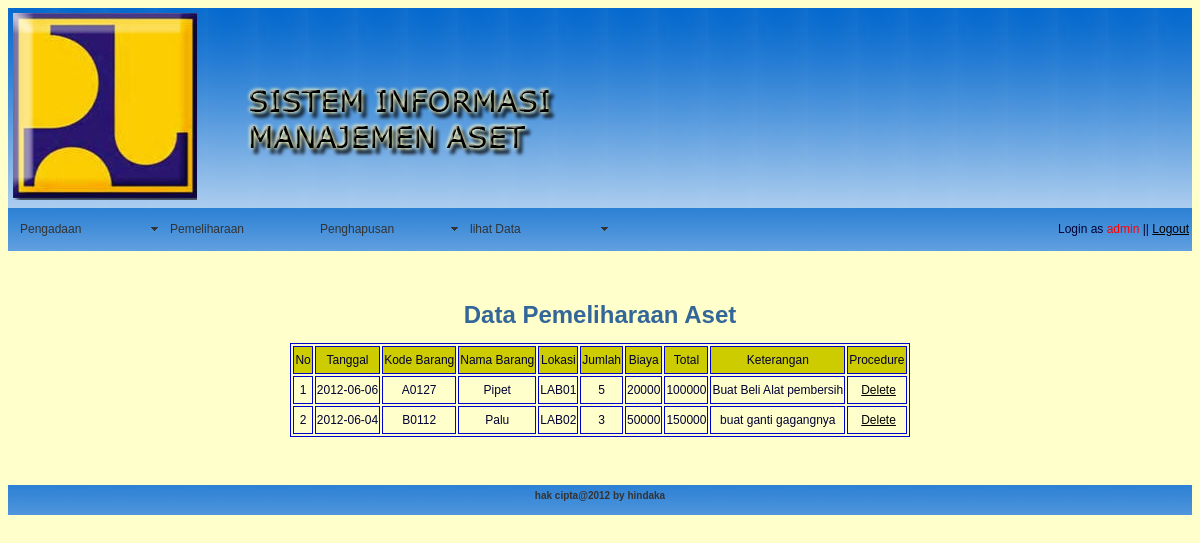
/lihat_data_pemeliharaan_barang.php (signed in), run on the app's committed database.
### tables this page shows
CREATE TABLE IF NOT EXISTS `rawat` (
  `id_rawat` int(11) NOT NULL,
  `tgl_rwt` date DEFAULT NULL,
  `kd_brg` varchar(5) NOT NULL,
  `nm_brg` varchar(50) NOT NULL,
  `kd_ruang` varchar(5) NOT NULL,
  `jumlah_rwt` int(11) DEFAULT NULL,
  `biaya_rwt` int(11) DEFAULT NULL,
  `total_biaya_rwt` int(11) DEFAULT NULL,
  `keterangan_rwt` text,
  PRIMARY KEY (`id_rawat`),
  KEY `kd_brg` (`kd_brg`)
);

### lihat_data_pemeliharaan_barang.php (the view, shortened to what this page needs)
<?php
include('procedure.php');
?>
<!DOCTYPE html PUBLIC "-//W3C//DTD XHTML 1.0 Transitional//EN" "http://www.w3.org/TR/xhtml1/DTD/xhtml1-transitional.dtd">
<html xmlns="http://www.w3.org/1999/xhtml">
<head>
<link href="style/Level3_3.css" rel="stylesheet" type="text/css" />
<link href="SpryAssets/SpryMenuBarHorizontal.css" rel="stylesheet" type="text/css">
</head>
<body>
<div class="header">
	<div id="logo">
    	<div id="tulis"></div>
    </div>
</div>
<div class="nav">
    	<table border="0" width="100%">
        	<tr>
           	  <td><?php echo menu_navigasi(); ?></td>
   			  <td align="right">Login as <font color="#FF0000"><?php echo $_SESSION['username']; ?></font> || <a href="logout.php">Logout</a></td>
            </tr>
        </table>
</div>
<div>
    	<div>
        <p>&nbsp;</p>
        <?php
			$sql="select * from rawat order by id_rawat";
			$res=mysql_query($sql);
			$banyakrecord=mysql_num_rows($res);
			if($banyakrecord>0){
		?>
		<h1 align="center">Data Pemeliharaan Aset</h1>
        <table border="1" bordercolor="#0000CC" align="center">
        	<tr bgcolor="#CCCC00" align="center">
            	<td>No</td>
                <td>Tanggal</td>
            	<td>Kode Barang</td>
            	<td>Nama Barang</td>
                <td>Lokasi</td>
                <td>Jumlah</td>
                <td>Biaya</td>
                <td>Total</td>
                <td>Keterangan</td>
                <td>Procedure</td>
            </tr>
         <?php
		 $i=0;
		 while($data=mysql_fetch_array($res)){
			 $i++;
			 ?>
            <tr align="center">
            	<td><?php echo $i; ?></td>
                <td><?php echo $data['tgl_rwt']; ?></td>
            	<td><?php echo $data['kd_brg']; ?></td>
            	<td><?php echo $data['nm_brg']; ?></td>
                <td><?php echo $data['kd_ruang']; ?></td>
                <td><?php echo $data['jumlah_rwt']; ?></td>
                <td><?php echo $data['biaya_rwt']; ?></td>
                <td><?php echo $data['total_biaya_rwt']; ?></td>
                <td><?php echo $data['keterangan_rwt']; ?></td>
                <td>
                &nbsp;<a href="" onclick="window.open('del_data_pemeliharaan_barang.php','HAPUS DATA','width=300,height=300')">Delete</a>
                </td>
            </tr>
            <?php
		 }
		 ?>
        </table>
				<?php
				}
			?>
     <p>&nbsp;</p>
  </div>
</div>
<div class="footer"><?php echo footer(); ?></div>
</body>
</html>

### style/Level3_3.css (style rules this page uses)
body { background-color: #FFFFCC; font-family: Verdana, Arial, Helvetica, sans-serif; font-size: 12px; line-height: 24px; color: #336699; }
td, th { font-family: Verdana, Arial, Helvetica, sans-serif; font-size: 12px; line-height: 24px; color: #003; }
a { font-size: 12px; color: #000; }
.header { font-family: Verdana, Arial, Helvetica, sans-serif; font-size: 20px; color: #FFFF33; height: 200px; width: auto; background-image: url(../image/header.jpg); }
#logo { background-image: url(../image/logo.png); background-repeat: no-repeat; background-position: 5px 5px; height: 200px; width: 200px; }
#tulis { background-image:url(../image/SIMS.png); background-repeat:no-repeat; background-position: 220px 15px; height: 200px; width: 800px; }
.nav { font-family: Verdana, Arial, Helvetica, sans-serif; font-size: 12px; font-weight: normal; height: 43px; width: auto; background-color: #0C0; background-image: url(../image/menu_bar.jpg); }
.footer { font-family: Arial, Helvetica, sans-serif; font-size: 10px; font-weight: bold; line-height: 22px; color: #333333; height: 30px; background-image:url(../image/menu_bar.jpg); }

### data on the page
rawat: tgl_rwt "2012-06-06", kd_brg "A0127", nm_brg "Pipet", kd_ruang "LAB01", jumlah_rwt "5", biaya_rwt "20000", total_biaya_rwt "100000", keterangan_rwt "Buat Beli Alat pembersih"
rawat: tgl_rwt "2012-06-04", kd_brg "B0112", nm_brg "Palu", kd_ruang "LAB02", jumlah_rwt "3", biaya_rwt "50000", total_biaya_rwt "150000", keterangan_rwt "buat ganti gagangnya"

### other printed values
$_SESSION['username'] "admin"
